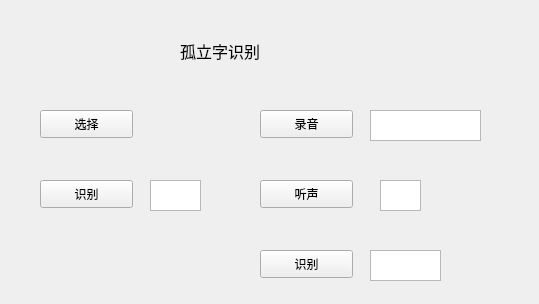
<?xml version="1.0" encoding="UTF-8"?>
<ui version="4.0">
 <class>Form</class>
 <widget class="QWidget" name="Form">
  <property name="geometry">
   <rect>
    <x>0</x>
    <y>0</y>
    <width>539</width>
    <height>304</height>
   </rect>
  </property>
  <property name="windowTitle">
   <string>Form</string>
  </property>
  <widget class="QPushButton" name="pushButton">
   <property name="geometry">
    <rect>
     <x>260</x>
     <y>110</y>
     <width>93</width>
     <height>28</height>
    </rect>
   </property>
   <property name="text">
    <string>录音</string>
   </property>
  </widget>
  <widget class="QTextEdit" name="textEdit">
   <property name="geometry">
    <rect>
     <x>370</x>
     <y>110</y>
     <width>111</width>
     <height>31</height>
    </rect>
   </property>
   <property name="readOnly">
    <bool>true</bool>
   </property>
  </widget>
  <widget class="QPushButton" name="pushButton_2">
   <property name="geometry">
    <rect>
     <x>260</x>
     <y>180</y>
     <width>93</width>
     <height>28</height>
    </rect>
   </property>
   <property name="text">
    <string>听声</string>
   </property>
  </widget>
  <widget class="QTextEdit" name="textEdit_2">
   <property name="geometry">
    <rect>
     <x>380</x>
     <y>180</y>
     <width>41</width>
     <height>31</height>
    </rect>
   </property>
   <property name="lineWrapMode">
    <enum>QTextEdit::WidgetWidth</enum>
   </property>
  </widget>
  <widget class="QPushButton" name="pushButton_3">
   <property name="geometry">
    <rect>
     <x>260</x>
     <y>250</y>
     <width>93</width>
     <height>28</height>
    </rect>
   </property>
   <property name="text">
    <string>识别</string>
   </property>
  </widget>
  <widget class="QTextEdit" name="textEdit_3">
   <property name="geometry">
    <rect>
     <x>370</x>
     <y>250</y>
     <width>71</width>
     <height>31</height>
    </rect>
   </property>
  </widget>
  <widget class="QLabel" name="label">
   <property name="geometry">
    <rect>
     <x>180</x>
     <y>30</y>
     <width>161</width>
     <height>41</height>
    </rect>
   </property>
   <property name="font">
    <font>
     <family>黑体</family>
     <pointsize>12</pointsize>
    </font>
   </property>
   <property name="text">
    <string>孤立字识别</string>
   </property>
  </widget>
  <widget class="QPushButton" name="pushButton_4">
   <property name="geometry">
    <rect>
     <x>40</x>
     <y>110</y>
     <width>93</width>
     <height>28</height>
    </rect>
   </property>
   <property name="text">
    <string>选择</string>
   </property>
  </widget>
  <widget class="QPushButton" name="pushButton_5">
   <property name="geometry">
    <rect>
     <x>40</x>
     <y>180</y>
     <width>93</width>
     <height>28</height>
    </rect>
   </property>
   <property name="text">
    <string>识别</string>
   </property>
  </widget>
  <widget class="QTextEdit" name="textEdit_4">
   <property name="geometry">
    <rect>
     <x>150</x>
     <y>180</y>
     <width>51</width>
     <height>31</height>
    </rect>
   </property>
  </widget>
 </widget>
 <resources/>
 <connections>
  <connection>
   <sender>pushButton</sender>
   <signal>clicked()</signal>
   <receiver>Form</receiver>
   <slot>button_clickrecord()</slot>
   <hints>
    <hint type="sourcelabel">
     <x>352</x>
     <y>137</y>
    </hint>
    <hint type="destinationlabel">
     <x>71</x>
     <y>367</y>
    </hint>
   </hints>
  </connection>
  <connection>
   <sender>pushButton_2</sender>
   <signal>clicked()</signal>
   <receiver>Form</receiver>
   <slot>button_clicklisten()</slot>
   <hints>
    <hint type="sourcelabel">
     <x>352</x>
     <y>207</y>
    </hint>
    <hint type="destinationlabel">
     <x>583</x>
     <y>367</y>
    </hint>
   </hints>
  </connection>
  <connection>
   <sender>pushButton_3</sender>
   <signal>clicked()</signal>
   <receiver>Form</receiver>
   <slot>button_clickshow()</slot>
   <hints>
    <hint type="sourcelabel">
     <x>352</x>
     <y>277</y>
    </hint>
    <hint type="destinationlabel">
     <x>615</x>
     <y>367</y>
    </hint>
   </hints>
  </connection>
  <connection>
   <sender>pushButton_4</sender>
   <signal>clicked()</signal>
   <receiver>Form</receiver>
   <slot>button_choose()</slot>
   <hints>
    <hint type="sourcelabel">
     <x>91</x>
     <y>124</y>
    </hint>
    <hint type="destinationlabel">
     <x>186</x>
     <y>123</y>
    </hint>
   </hints>
  </connection>
  <connection>
   <sender>pushButton_5</sender>
   <signal>clicked()</signal>
   <receiver>Form</receiver>
   <slot>button_recg()</slot>
   <hints>
    <hint type="sourcelabel">
     <x>106</x>
     <y>194</y>
    </hint>
    <hint type="destinationlabel">
     <x>20</x>
     <y>191</y>
    </hint>
   </hints>
  </connection>
 </connections>
 <slots>
  <slot>button_clickrecord()</slot>
  <slot>button_clicklisten()</slot>
  <slot>button_clickshow()</slot>
  <slot>button_choose()</slot>
  <slot>button_recg()</slot>
 </slots>
</ui>
